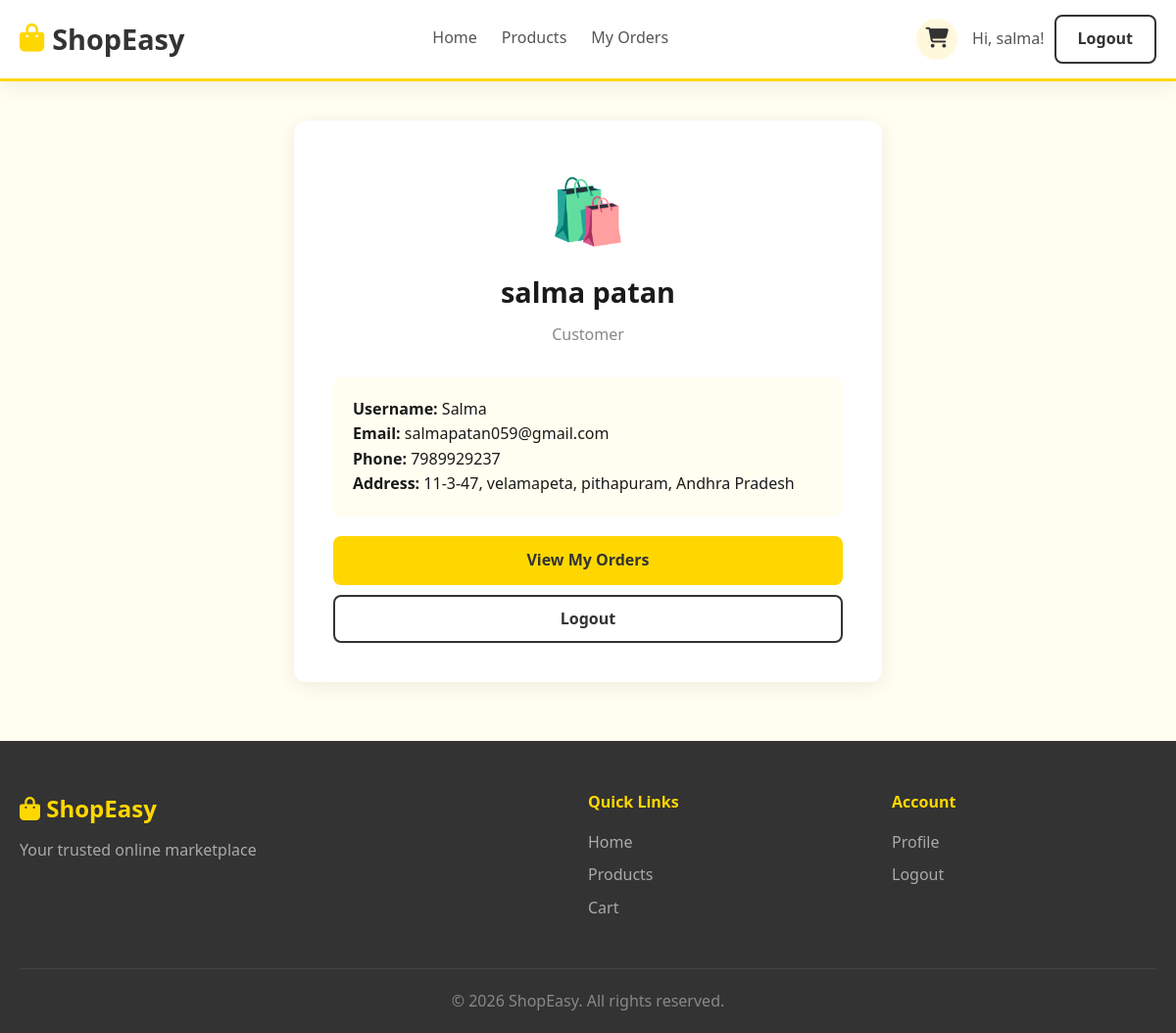
The app's page /accounts/profile/ (signed in) with its own data.
### accounts/models.py (models this page shows, shortened)
class CustomUser(AbstractUser):
    USER_TYPE_CHOICES = (
        ('customer', 'Customer'),
        ('owner', 'Product Owner'),
    )
    user_type = models.CharField(max_length=20, choices=USER_TYPE_CHOICES, default='customer')
    phone = models.CharField(max_length=15, blank=True)
    address = models.TextField(blank=True)
    def is_owner(self):
        return self.user_type == 'owner'
    def is_customer(self):
        return self.user_type == 'customer'

### accounts/views.py (the view)
# urls.py: path('profile/', views.profile, name='profile'),
@login_required
def profile(request):
    return render(request, 'accounts/profile.html')

### store/context_processors.py (called while the page is built)
def cart_count(request):
    count = 0
    try:
        if request.user.is_authenticated:
            cart = Cart.objects.filter(customer=request.user).first()
        else:
            if request.session.session_key:
                cart = Cart.objects.filter(session_key=request.session.session_key, customer=None).first()
            else:
                cart = None
        if cart:
            count = cart.get_count()
    except Exception:
        pass
    return {'cart_count': count}

### store/models.py (called while the page is built)
    def get_count(self):
        return sum(item.quantity for item in self.cart_items.all())

### accounts/templates/accounts/profile.html (shortened to what this page needs)
{% extends 'base.html' %}
{% block content %}
<div class="form-container">
    <div style="text-align:center; margin-bottom: 25px;">
        <div style="font-size: 4rem; margin-bottom: 10px;">{% if user.is_owner %}🏪{% else %}🛍️{% endif %}</div>
        <h1 class="form-title">{{ user.get_full_name|default:user.username }}</h1>
        <p class="form-subtitle">{{ user.get_user_type_display }}</p>
    </div>
    <div style="background: var(--bg-light); padding: 20px; border-radius: var(--radius-sm); margin-bottom: 20px;">
        <p><strong>Username:</strong> {{ user.username }}</p>
        <p><strong>Email:</strong> {{ user.email }}</p>
        <p><strong>Phone:</strong> {{ user.phone|default:"Not provided" }}</p>
        {% if user.is_customer %}<p><strong>Address:</strong> {{ user.address|default:"Not provided" }}</p>{% endif %}
    </div>
    {% if user.is_customer %}
    <a href="{% url 'store:order_list' %}" class="btn-primary" style="display:block; text-align:center; margin-bottom: 10px;">View My Orders</a>
    {% else %}
    <a href="{% url 'store:owner_dashboard' %}" class="btn-primary" style="display:block; text-align:center; margin-bottom: 10px;">Go to Dashboard</a>
    {% endif %}
    <a href="{% url 'accounts:logout' %}" class="btn-outline" style="display:block; text-align:center;">Logout</a>
</div>
{% endblock %}

### templates/base.html (shortened to what this page needs)
<!DOCTYPE html>
<html lang="en">
<head>
    {% load static %}
    <link rel="stylesheet" href="{% static 'store/css/style.css' %}">
    <link rel="stylesheet" href="https://cdnjs.cloudflare.com/ajax/libs/font-awesome/6.4.0/css/all.min.css">
</head>
<body>
    <header class="header">
        <div class="container">
            <nav class="navbar">
                <a href="{% url 'store:home' %}" class="logo">
                    <i class="fas fa-shopping-bag"></i> ShopEasy
                </a>
                <div class="nav-links">
                    <a href="{% url 'store:home' %}">Home</a>
                    <a href="{% url 'store:product_list' %}">Products</a>
                    {% if user.is_authenticated %}
                        {% if user.is_owner or user.is_superuser %}
                            <a href="{% url 'store:owner_dashboard' %}">Dashboard</a>
                        {% else %}
                            <a href="{% url 'store:order_list' %}">My Orders</a>
                        {% endif %}
                    {% endif %}
                </div>
                <div class="nav-actions">
                    {% if not user.is_owner %}
                    <a href="{% url 'store:cart' %}" class="cart-btn">
                        <i class="fas fa-shopping-cart"></i>
                    </a>
                    {% endif %}
                    {% if user.is_authenticated %}
                        <div class="user-menu">
                            <span class="user-greeting">Hi, {{ user.first_name|default:user.username }}!</span>
                            <a href="{% url 'accounts:logout' %}" class="btn-outline">Logout</a>
                        </div>
                    {% else %}
                        <a href="{% url 'accounts:login_choice' %}" class="btn-primary">Login</a>
                    {% endif %}
                </div>
            </nav>
        </div>
    </header>
    <main>
        <div class="container">
            {% block content %}{% endblock %}
        </div>
    </main>
    <footer class="footer">
        <div class="container">
            <div class="footer-content">
                <div class="footer-brand">
                    <h3><i class="fas fa-shopping-bag"></i> ShopEasy</h3>
                    <p>Your trusted online marketplace</p>
                </div>
                <div class="footer-links">
                    <h4>Quick Links</h4>
                    <a href="{% url 'store:home' %}">Home</a>
                    <a href="{% url 'store:product_list' %}">Products</a>
                    <a href="{% url 'store:cart' %}">Cart</a>
                </div>
                <div class="footer-account">
                    <h4>Account</h4>
                    {% if user.is_authenticated %}
                        <a href="{% url 'accounts:profile' %}">Profile</a>
                        <a href="{% url 'accounts:logout' %}">Logout</a>
                    {% else %}
                        <a href="{% url 'accounts:customer_login' %}">Customer Login</a>
                        <a href="{% url 'accounts:owner_login' %}">Owner Login</a>
                    {% endif %}
                </div>
            </div>
            <div class="footer-bottom">
                <p>&copy; 2026 ShopEasy. All rights reserved.</p>
            </div>
        </div>
    </footer>
</body>
</html>

### store/static/store/css/style.css (style rules this page uses)
:root { --primary: #FFD700; --primary-dark: #FFC200; --primary-light: #FFF8DC; --secondary: #333333; --text-dark: #1a1a1a; --text-medium: #555555; --text-light: #888888; --white: #ffffff; --bg-light: #FFFEF0; --border: #E8E0B0; --shadow: 0 4px 20px rgba(0,0,0,0.08); --shadow-hover: 0 8px 30px rgba(255,215,0,0.25); --radius: 12px; --radius-sm: 8px; --transition: all 0.3s ease; }
* { margin: 0; padding: 0; box-sizing: border-box; }
body { font-family: 'Segoe UI', system-ui, sans-serif; background: var(--bg-light); color: var(--text-dark); line-height: 1.6; }
a { text-decoration: none; color: inherit; transition: var(--transition); }
.container { max-width: 1200px; margin: 0 auto; padding: 0 20px; }
.header { background: var(--white); border-bottom: 3px solid var(--primary); position: sticky; top: 0; z-index: 100; box-shadow: var(--shadow); }
.navbar { display: flex; align-items: center; justify-content: space-between; padding: 15px 0; gap: 20px; flex-wrap: wrap; }
.logo { font-size: 1.8rem; font-weight: 800; color: var(--secondary); display: flex; align-items: center; gap: 8px; }
.logo i { color: var(--primary); }
.nav-links { display: flex; gap: 25px; }
.nav-links a { font-weight: 500; color: var(--text-medium); padding: 5px 0; border-bottom: 2px solid transparent; }
.nav-actions { display: flex; align-items: center; gap: 15px; }
.cart-btn { position: relative; font-size: 1.3rem; color: var(--secondary); padding: 8px; background: var(--primary-light); border-radius: 50%; width: 42px; height: 42px; display: flex; align-items: center; justify-content: center; }
.user-greeting { font-weight: 500; color: var(--text-medium); }
.user-menu { display: flex; align-items: center; gap: 10px; }
.btn-primary { background: var(--primary); color: var(--secondary); padding: 10px 22px; border-radius: var(--radius-sm); font-weight: 700; border: 2px solid var(--primary); cursor: pointer; transition: var(--transition); display: inline-flex; align-items: center; gap: 6px; }
.btn-outline { background: transparent; color: var(--secondary); padding: 10px 22px; border-radius: var(--radius-sm); font-weight: 600; border: 2px solid var(--secondary); cursor: pointer; transition: var(--transition); display: inline-flex; align-items: center; gap: 6px; }
.form-container { max-width: 600px; margin: 40px auto; background: var(--white); border-radius: var(--radius); padding: 40px; box-shadow: var(--shadow); }
.form-title { font-size: 1.8rem; font-weight: 800; text-align: center; margin-bottom: 8px; }
.form-subtitle { text-align: center; color: var(--text-light); margin-bottom: 30px; }
.footer { background: var(--secondary); color: var(--white); margin-top: 60px; padding-top: 50px; }
.footer-content { display: grid; grid-template-columns: 2fr 1fr 1fr; gap: 40px; padding-bottom: 40px; }
.footer-brand h3 { font-size: 1.5rem; font-weight: 800; color: var(--primary); margin-bottom: 10px; }
.footer-brand p { color: #aaa; }
.footer-links h4, .footer-account h4 { font-size: 1rem; font-weight: 700; color: var(--primary); margin-bottom: 15px; }
.footer-links a, .footer-account a { display: block; color: #aaa; margin-bottom: 8px; }
.footer-bottom { border-top: 1px solid #444; padding: 20px 0; text-align: center; color: #888; }

### records on screen
CustomUser: first_name "salma", get_full_name "salma patan", user_type "Customer", username "Salma", email "salmapatan059@gmail.com", phone "7989929237", address "11-3-47, velamapeta, pithapuram, Andhra Pradesh"
